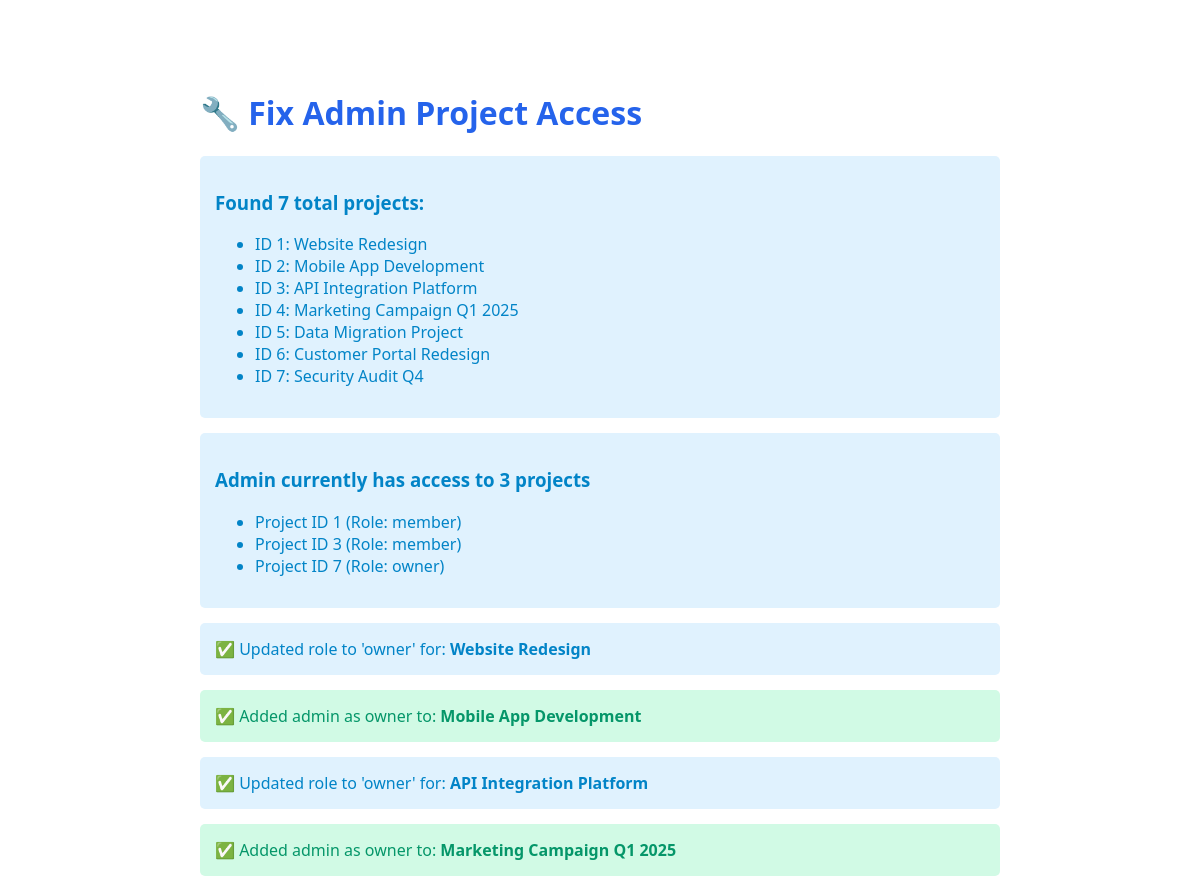
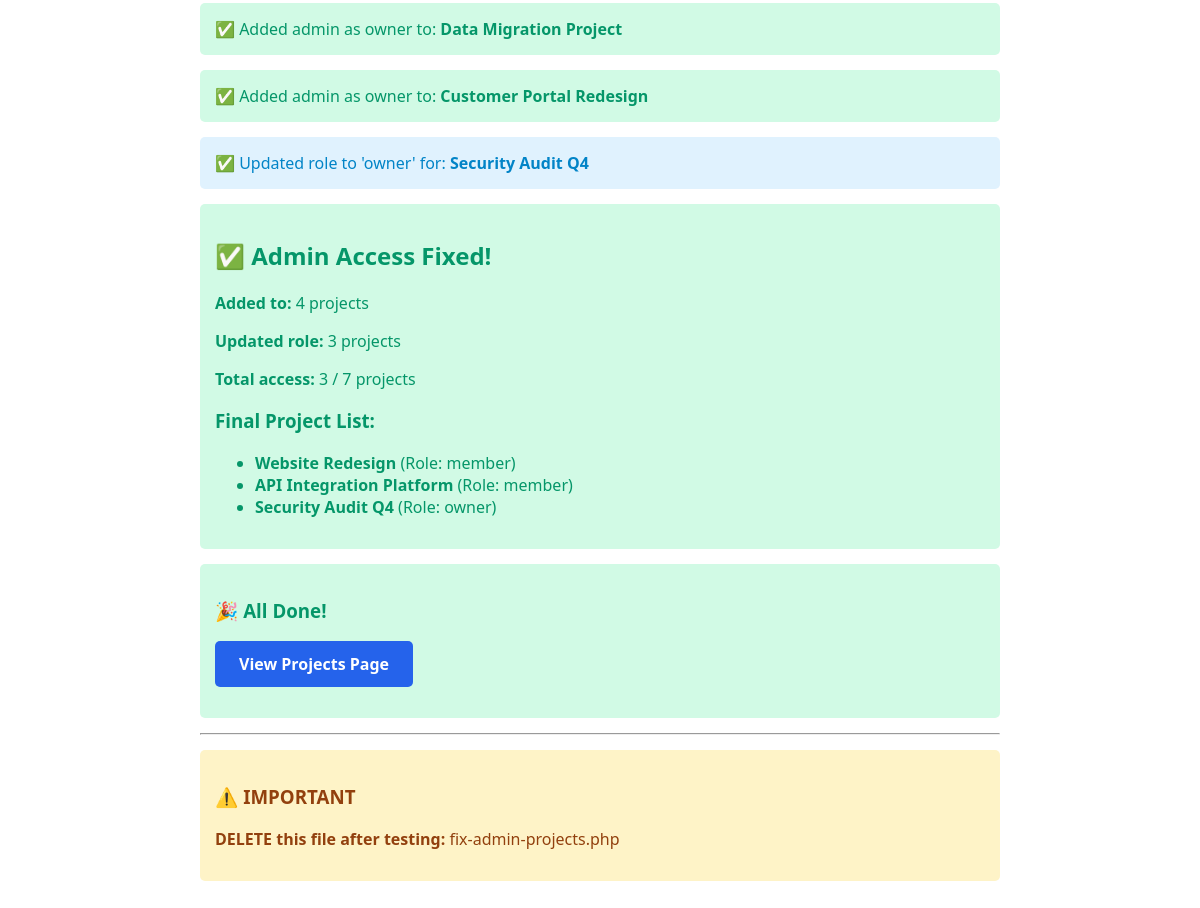
Page /fix-admin-projects.php on the earlier database version (2 pictures, top to bottom).
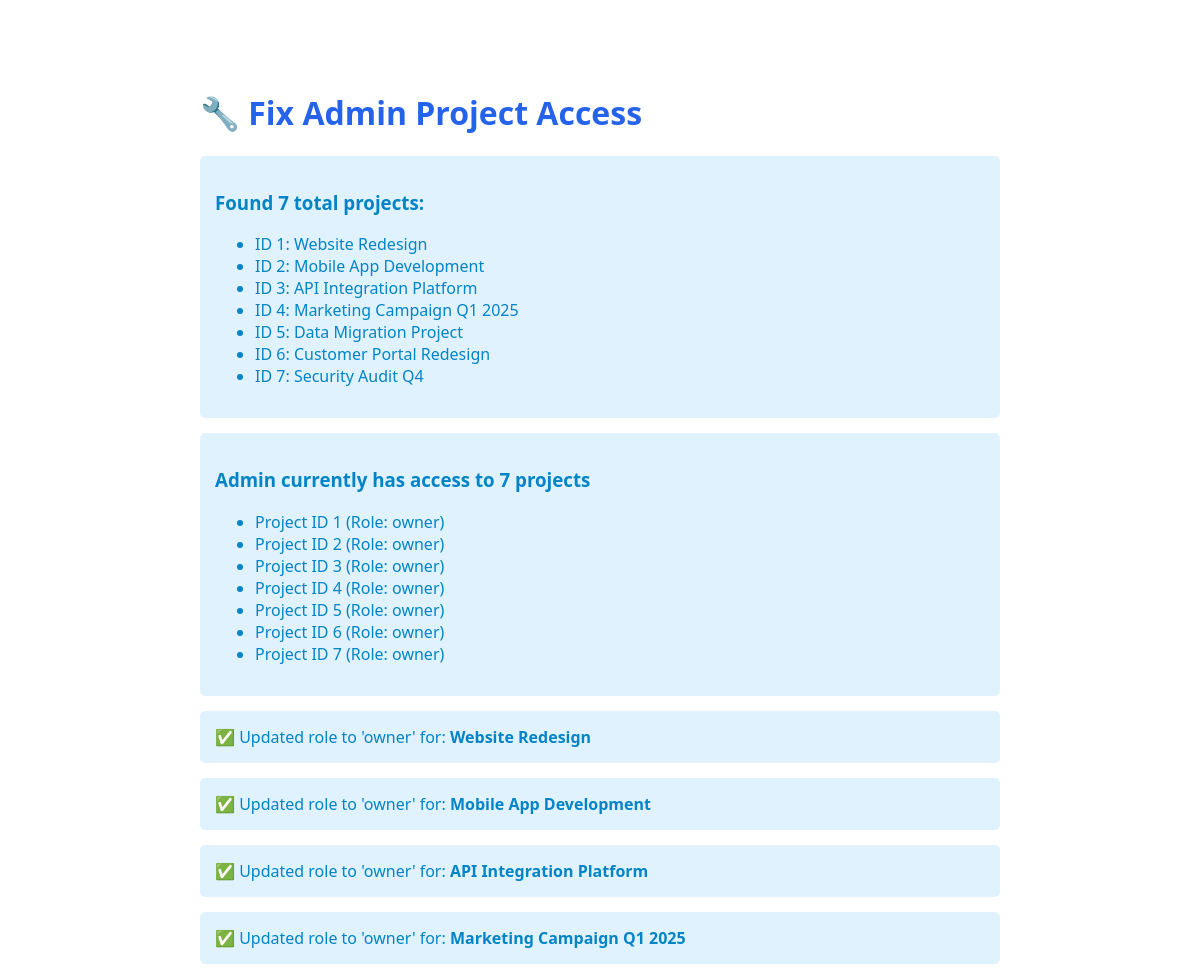
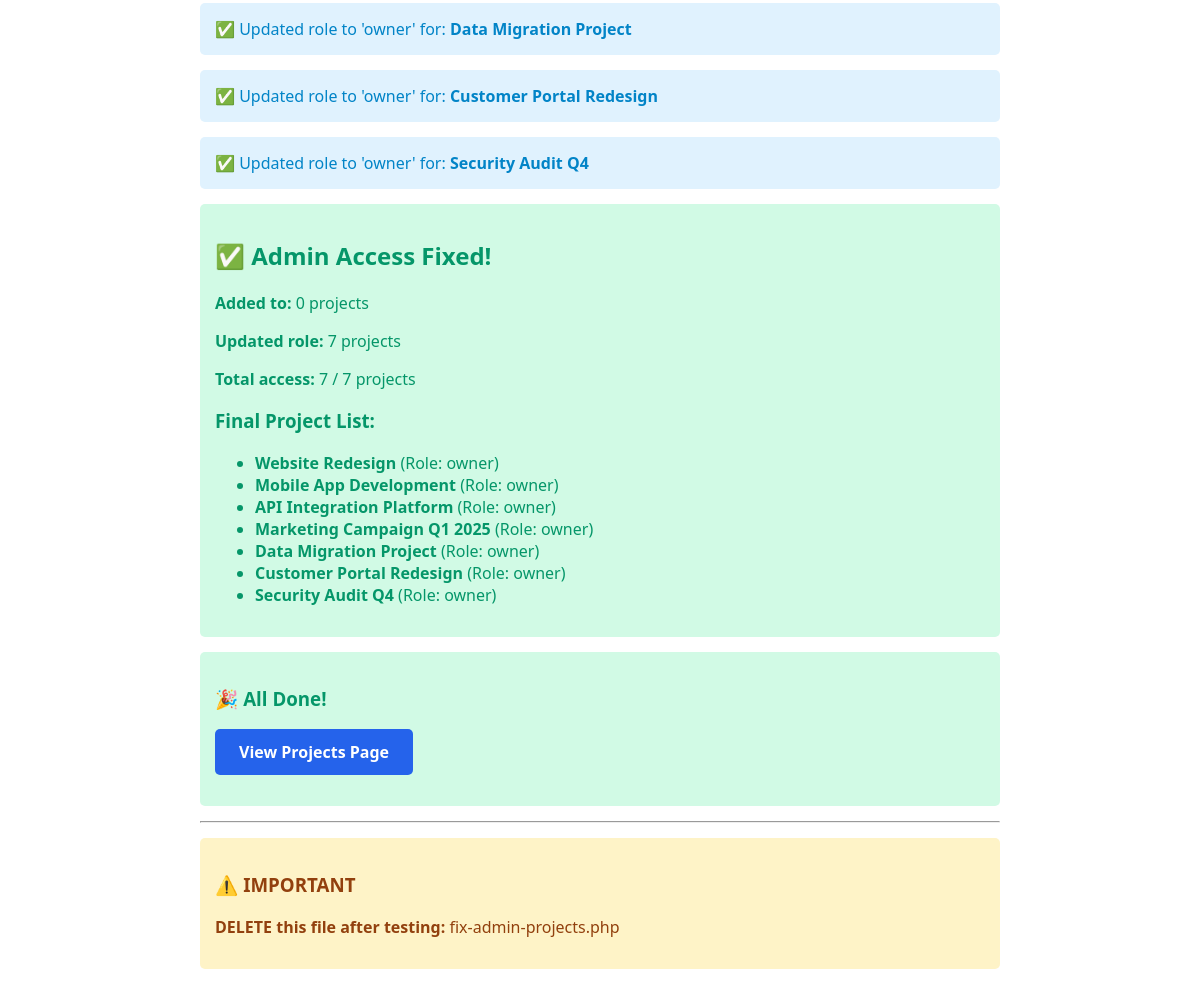
Same page on the later database version (2 pictures, top to bottom).
### tables this page shows
CREATE TABLE projects (
    id INT PRIMARY KEY AUTO_INCREMENT,
    name VARCHAR(150) NOT NULL,
    description TEXT,
    owner_id INT NOT NULL,
    status ENUM('active', 'completed', 'archived') DEFAULT 'active',
    start_date DATE,
    end_date DATE,
    created_at TIMESTAMP DEFAULT CURRENT_TIMESTAMP,
    updated_at TIMESTAMP DEFAULT CURRENT_TIMESTAMP ON UPDATE CURRENT_TIMESTAMP,
    FOREIGN KEY (owner_id) REFERENCES users(id) ON DELETE CASCADE,
    INDEX idx_owner (owner_id),
    INDEX idx_status (status)
);

CREATE TABLE project_members (
    id INT PRIMARY KEY AUTO_INCREMENT,
    project_id INT NOT NULL,
    user_id INT NOT NULL,
    role ENUM('owner', 'member') DEFAULT 'member',
    joined_at TIMESTAMP DEFAULT CURRENT_TIMESTAMP,
    FOREIGN KEY (project_id) REFERENCES projects(id) ON DELETE CASCADE,
    FOREIGN KEY (user_id) REFERENCES users(id) ON DELETE CASCADE,
    UNIQUE KEY unique_member (project_id, user_id),
    INDEX idx_project_user (project_id, user_id),
    INDEX idx_user_project (user_id, project_id)
);

### fix-admin-projects.php (the view, shortened to what this page needs)
<?php
require_once 'config/config.php';
echo "<!DOCTYPE html><html><head><title>Fix Admin Access</title><style>body{font-family:system-ui;max-width:800px;margin:50px auto;padding:20px}h1{color:#2563eb}.success{color:#059669;padding:15px;background:#d1fae5;border-radius:5px;margin:15px 0}.error{color:#dc2626;padding:15px;background:#fee2e2;border-radius:5px;margin:15px 0}.info{color:#0284c7;padding:15px;background:#e0f2fe;border-radius:5px;margin:15px 0}</style></head><body>";
echo "<h1>🔧 Fix Admin Project Access</h1>";
try {
    $projectsStmt = $pdo->query("SELECT id, name FROM projects ORDER BY id");
    $allProjects = $projectsStmt->fetchAll();
    echo "<div class='info'>";
    echo "<h3>Found " . count($allProjects) . " total projects:</h3>";
    echo "<ul>";
    foreach ($allProjects as $project) {
        echo "<li>ID {$project['id']}: {$project['name']}</li>";
    }
    echo "</ul>";
    echo "</div>";
    $currentAccessStmt = $pdo->prepare("
        SELECT project_id, role
        FROM project_members
        WHERE user_id = 1
        ORDER BY project_id
    ");
    $currentAccessStmt->execute();
    $currentAccess = $currentAccessStmt->fetchAll();
    $currentProjectIds = array_column($currentAccess, 'project_id');
    echo "<div class='info'>";
    echo "<h3>Admin currently has access to " . count($currentAccess) . " projects</h3>";
    if (count($currentAccess) > 0) {
        echo "<ul>";
        foreach ($currentAccess as $access) {
            echo "<li>Project ID {$access['project_id']} (Role: {$access['role']})</li>";
        }
        echo "</ul>";
    }
    echo "</div>";
    $added = 0;
    $updated = 0;
    foreach ($allProjects as $project) {
        $projectId = $project['id'];
        if (in_array($projectId, $currentProjectIds)) {
            echo "<div class='info'>✅ Updated role to 'owner' for: <strong>{$project['name']}</strong></div>";
            $updated++;
        } else {
            echo "<div class='success'>✅ Added admin as owner to: <strong>{$project['name']}</strong></div>";
            $added++;
        }
    }
    $finalAccessStmt = $pdo->prepare("
        SELECT p.id, p.name, pm.role
        FROM projects p
        JOIN project_members pm ON p.id = pm.project_id
        WHERE pm.user_id = 1
        ORDER BY p.id
    ");
    $finalAccessStmt->execute();
    $finalAccess = $finalAccessStmt->fetchAll();
    echo "<div class='success'>";
    echo "<h2>✅ Admin Access Fixed!</h2>";
    echo "<p><strong>Added to:</strong> {$added} projects</p>";
    echo "<p><strong>Updated role:</strong> {$updated} projects</p>";
    echo "<p><strong>Total access:</strong> " . count($finalAccess) . " / " . count($allProjects) . " projects</p>";
    echo "<h3>Final Project List:</h3>";
    echo "<ul>";
    foreach ($finalAccess as $access) {
        echo "<li><strong>{$access['name']}</strong> (Role: {$access['role']})</li>";
    }
    echo "</ul>";
    echo "</div>";
    echo "<div class='success'>";
    echo "<h3>🎉 All Done!</h3>";
    echo "<p><a href='dashboard/projects.php' style='background:#2563eb;color:white;padding:12px 24px;text-decoration:none;border-radius:5px;display:inline-block;font-weight:bold'>View Projects Page</a></p>";
    echo "</div>";
} catch (PDOException $e) {
    echo "<div class='error'>❌ Error: " . htmlspecialchars($e->getMessage()) . "</div>";
}
echo "<hr>";
echo "<div style='background:#fef3c7;padding:15px;border-radius:5px;margin:15px 0;color:#92400e'>";
echo "<h3>⚠️ IMPORTANT</h3>";
echo "<p><strong>DELETE this file after testing:</strong> fix-admin-projects.php</p>";
echo "</div>";
echo "</body></html>";
?>

Differences in the rows shown:
changed projects "Mobile App Development": text "✅ Added admin as owner to:" → "✅ Updated role to 'owner' for:"
changed projects "Marketing Campaign Q1 2025": text "✅ Added admin as owner to:" → "✅ Updated role to 'owner' for:"
changed projects "Data Migration Project": text "✅ Added admin as owner to:" → "✅ Updated role to 'owner' for:"
changed projects "Customer Portal Redesign": text "✅ Added admin as owner to:" → "✅ Updated role to 'owner' for:"
changed project_members "Website Redesign": role "member" → "owner"
added project_members: project "2", role "owner", project.name "Mobile App Development"
changed project_members "API Integration Platform": role "member" → "owner"
added project_members: project "4", role "owner", project.name "Marketing Campaign Q1 2025"
added project_members: project "5", role "owner", project.name "Data Migration Project"
added project_members: project "6", role "owner", project.name "Customer Portal Redesign"
Other differences:
count($currentAccess): "3" → "7"
$added: "4" → "0"
$updated: "3" → "7"
count($finalAccess): "3" → "7"
